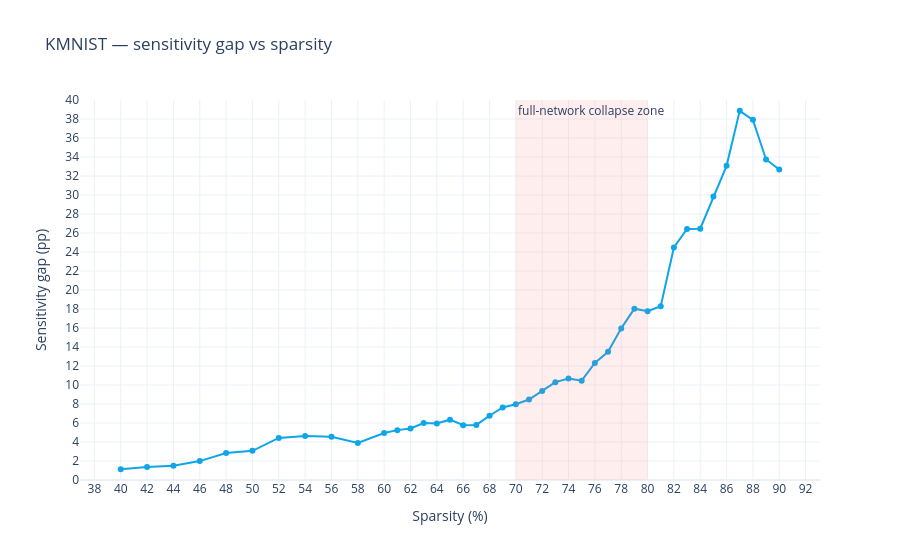

This figure's notebook cell:
### Code cell
import plotly.graph_objects as go
all_points = sorted(sensitivity.keys())
probes_pct = [v * 100 for v in all_points]
gap = [max(sensitivity[v].values()) - min(sensitivity[v].values())
       for v in all_points]
fig = go.Figure()
fig.add_trace(go.Scatter(
    x=probes_pct, y=gap,
    mode='lines+markers',
    line=dict(color='#0EA5E9', width=2), marker=dict(size=6),
    name='sensitivity gap',
    hovertemplate='Gap: %{y:.2f}pp at %{x:.0f}%<extra></extra>'
))

# mark the full-network collapse zone for reference
fig.add_vrect(x0=70, x1=80, fillcolor='#F87171', opacity=0.12, line_width=0,
              annotation_text='full-network collapse zone', annotation_position='top left')

fig.update_xaxes(title_text='Sparsity (%)', dtick=2)
fig.update_yaxes(title_text='Sensitivity gap (pp)', dtick=2, range=[0, 40])
#fig.update_yaxes(title_text='Sensitivity gap (pp)')
fig.update_layout(title='KMNIST — sensitivity gap vs sparsity',
                  template='plotly_white')
fig.show()

### Figure 1 — Plotly figure (JSON) as saved in the notebook; plotly's stock layout.template omitted (floating-point values rounded to 4 significant figures)
{"data": [{"hovertemplate": "Gap: %{y:.2f}pp at %{x:.0f}%<extra></extra>", "line": {"color": "#0EA5E9", "width": 2}, "marker": {"size": 6}, "mode": "lines+markers", "name": "sensitivity gap", "type": "scatter", "x": [40, 42, 44, 46, 48, 50, 52, 54, 56.0, 58.0, 60, 61, 62, 63, 64, 65, 66, 67, 68, 69, 70, 71, 72, 73, 74, 75, 76, 77, 78, 79, 80, 81, 82, 83, 84, 85, 86, 87, 88, 89, 90], "y": [1.14, 1.38, 1.51, 1.99, 2.84, 3.07, 4.43, 4.64, 4.55, 3.89, 4.95, 5.25, 5.43, 6, 5.94, 6.35, 5.77, 5.8, 6.76, 7.64, 7.97, 8.47, 9.38, 10.3, 10.68, 10.45, 12.32, 13.49, 15.96, 18.03, 17.77, 18.3, 24.48, 26.42, 26.45, 29.85, 33.07, 38.86, 37.91, 33.74, 32.68]}], "layout": {"annotations": [{"showarrow": false, "text": "full-network collapse zone", "x": 70, "xanchor": "left", "xref": "x", "y": 1, "yanchor": "top", "yref": "y domain"}], "shapes": [{"fillcolor": "#F87171", "line": {"width": 0}, "opacity": 0.12, "type": "rect", "x0": 70, "x1": 80, "xref": "x", "y0": 0, "y1": 1, "yref": "y domain"}], "title": {"text": "KMNIST — sensitivity gap vs sparsity"}, "xaxis": {"dtick": 2, "title": {"text": "Sparsity (%)"}}, "yaxis": {"dtick": 2, "range": [0, 40], "title": {"text": "Sensitivity gap (pp)"}}}}
